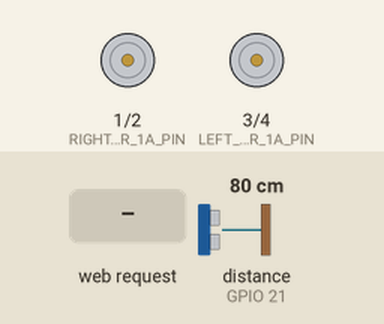
This sketch was run on a simulated ESP32-C3. On the bench: motor-driver pin pairs drawn as motors (green arrow = first pin HIGH = forward, orange = second pin HIGH = backward, longer = more drive). Wiring (inferred from the names in the program): ultrasonic range finder: trigger GPIO 20; echo GPIO 21. The test bench sets the inputs (shaded band); at power-on: distance to the obstacle (sensor on GPIO 21) 80 cm. The echo pulse lasts 58.3 µs per cm; what the sketch prints to the serial monitor is not drawn.

Above: at 1.4 s.
1.5 s: distance to the obstacle (sensor on GPIO 21) set to 6 cm
3.0 s: distance to the obstacle (sensor on GPIO 21) set to 3 cm
At 4.4 s:
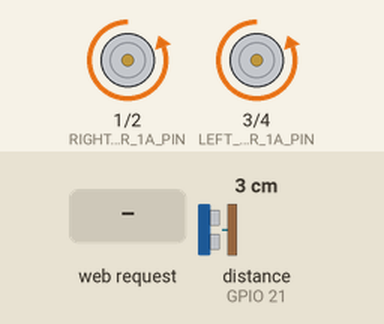
6.0 s: HTTP request GET /cmd?do=F received
At 7.0 s:
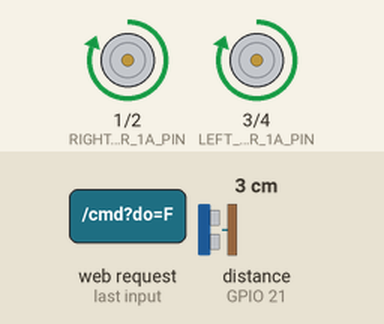
7.5 s: HTTP request GET /cmd?do=L received
At 8.2 s:
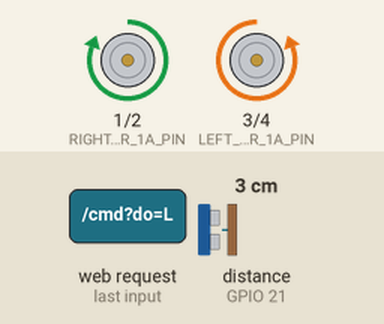
9.1 s: HTTP request GET /cmd?do=B received
At 10.4 s:
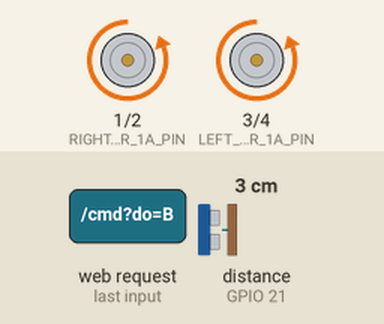
10.7 s: HTTP request GET /cmd?do=R received
At 11.9 s:
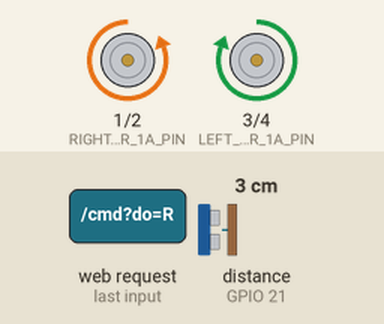
Timing chart, 0 to 13.3 s (numbered marks = the images above; inputs shaded):
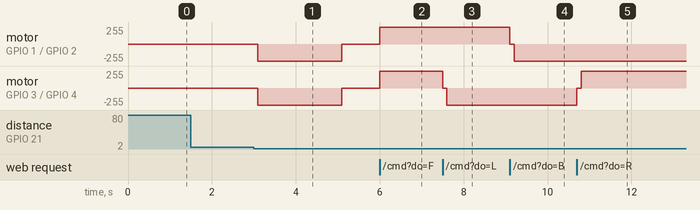

The sketch:

mini-tank-esp32c3.ino
```cpp
#include <WiFi.h>
#include <WebServer.h>
#include <DNSServer.h>
// Wi-Fi AP settings
static const char *AP_SSID = "ESP32C3-Tank";
static const char *AP_PASSWORD = "12345678";
static const IPAddress AP_IP(192, 168, 4, 1);
static const IPAddress AP_GATEWAY(192, 168, 4, 1);
static const IPAddress AP_NETMASK(255, 255, 255, 0);
static const byte DNS_PORT = 53;
// L9110S wiring
static const int RIGHT_MOTOR_1A_PIN = 1;  // GPIO1 -> A-1A
static const int RIGHT_MOTOR_1B_PIN = 2;  // GPIO2 -> A-1B
static const int LEFT_MOTOR_1A_PIN = 3;   // GPIO3  -> B-1A
static const int LEFT_MOTOR_1B_PIN = 4;   // GPIO4  -> B-1B
// HC-SR04 ultrasonic sensor wiring
static const int ULTRASONIC_TRIG_PIN = 20; // GPIO20 -> TRIG
static const int ULTRASONIC_ECHO_PIN = 21; // GPIO21 -> ECHO
// Onboard LED feedback is disabled so it cannot conflict with motor pins.
// Set to a free GPIO if you add a separate feedback LED later.
static const int FEEDBACK_LED_PIN = -1;
static const bool FEEDBACK_LED_ACTIVE_LOW = true;
static const uint8_t LED_ON_LEVEL = FEEDBACK_LED_ACTIVE_LOW ? LOW : HIGH;
static const uint8_t LED_OFF_LEVEL = FEEDBACK_LED_ACTIVE_LOW ? HIGH : LOW;
static const unsigned long LED_BLINK_MS = 60;
static const unsigned long MOTOR_REVERSE_PROTECT_MS = 100;
static const unsigned long ULTRASONIC_READ_INTERVAL_MS = 120;
static const unsigned long ULTRASONIC_ECHO_TIMEOUT_US = 25000;
static const float OBSTACLE_DISTANCE_CM = 5.0;
static const unsigned long AVOIDANCE_REVERSE_MS = 2000;
WebServer server(80);
DNSServer dnsServer;
enum MotorDirection {
  MOTOR_STOP = 0,
  MOTOR_FORWARD,
  MOTOR_REVERSE
};
enum AvoidancePhase {
  AVOIDANCE_IDLE = 0,
  AVOIDANCE_REVERSING
};
struct Motor {
  int pin1A;
  int pin1B;
  MotorDirection direction;
};
Motor rightMotor = {RIGHT_MOTOR_1A_PIN, RIGHT_MOTOR_1B_PIN, MOTOR_STOP};
Motor leftMotor = {LEFT_MOTOR_1A_PIN, LEFT_MOTOR_1B_PIN, MOTOR_STOP};
bool feedbackBlinking = false;
unsigned long feedbackBlinkStartedAt = 0;
bool userControlActive = false;
AvoidancePhase avoidancePhase = AVOIDANCE_IDLE;
bool waitingForObstacleClear = false;
unsigned long lastUltrasonicReadAt = 0;
unsigned long avoidancePhaseStartedAt = 0;
static const char INDEX_HTML[] PROGMEM = R"rawliteral(
<!doctype html>
<html lang="zh-CN">
<head>
  <meta charset="utf-8">
  <meta name="viewport" content="width=device-width, initial-scale=1">
  <title>ESP32-C3 Tank</title>
  <style>
    :root {
      --bg: #f6f7f9;
      --panel: #ffffff;
      --text: #15181d;
      --muted: #667085;
      --border: #d9dee7;
      --primary: #1f6feb;
      --danger: #d92d20;
      --ok: #079455;
    }
    * {
      box-sizing: border-box;
      -webkit-tap-highlight-color: transparent;
      -webkit-touch-callout: none;
    }
    body {
      margin: 0;
      min-height: 100vh;
      display: flex;
      justify-content: center;
      align-items: center;
      padding: 18px;
      color: var(--text);
      background: var(--bg);
      font-family: -apple-system, BlinkMacSystemFont, "Segoe UI", Arial, sans-serif;
    }
    main {
      width: min(440px, 100%);
      padding: 18px;
      border: 1px solid var(--border);
      border-radius: 8px;
      background: var(--panel);
      box-shadow: 0 12px 34px rgba(21, 24, 29, 0.10);
    }
    h1 {
      margin: 0 0 6px;
      font-size: 22px;
      line-height: 1.25;
      letter-spacing: 0;
    }
    .meta {
      margin: 0 0 18px;
      color: var(--muted);
      font-size: 14px;
      line-height: 1.45;
    }
    .pad {
      display: grid;
      grid-template-columns: repeat(3, minmax(0, 1fr));
      gap: 10px;
      user-select: none;
      touch-action: none;
    }
    button {
      min-height: 86px;
      border: 1px solid var(--border);
      border-radius: 8px;
      background: #fff;
      color: var(--text);
      font-size: 18px;
      font-weight: 700;
      cursor: pointer;
      user-select: none;
      -webkit-user-select: none;
      -moz-user-select: none;
      -ms-user-select: none;
      touch-action: none;
      transition: transform 80ms ease, background 80ms ease, border-color 80ms ease;
    }
    button:active,
    button.active {
      transform: translateY(1px);
      border-color: var(--primary);
      background: #eff6ff;
    }
    .stop {
      color: #fff;
      border-color: var(--danger);
      background: var(--danger);
    }
    .stop:active,
    .stop.active {
      background: #b42318;
      border-color: #b42318;
    }
    .actions {
      display: grid;
      grid-template-columns: 1fr 1fr;
      gap: 10px;
      margin-top: 12px;
    }
    .actions button {
      min-height: 54px;
      font-size: 15px;
      font-weight: 700;
    }
    .status {
      min-height: 22px;
      margin-top: 14px;
      color: var(--muted);
      font-size: 14px;
      line-height: 1.45;
    }
    .ok {
      color: var(--ok);
    }
    .err {
      color: var(--danger);
    }
  </style>
</head>
<body>
  <main>
    <h1>ESP32-C3 小坦克控制</h1>
    <p class="meta">Wi-Fi: ESP32C3-Tank / 12345678<br>地址: http://192.168.4.1/</p>
    <section class="pad" aria-label="方向控制">
      <span></span>
      <button id="forward" data-cmd="F">前进</button>
      <span></span>
      <button id="left" data-cmd="L">左转</button>
      <button id="stop" class="stop" data-cmd="S">停止</button>
      <button id="right" data-cmd="R">右转</button>
      <span></span>
      <button id="backward" data-cmd="B">后退</button>
      <span></span>
    </section>
    <section class="actions" aria-label="系统控制">
      <button id="ping">测试连接</button>
      <button id="reboot">重启 ESP32</button>
    </section>
    <div id="status" class="status">Ready</div>
  </main>
  <script>
    const statusEl = document.getElementById('status');
    let heldButton = null;
    function setStatus(text, kind) {
      statusEl.textContent = text;
      statusEl.className = 'status ' + (kind || '');
    }
    async function sendCmd(cmd) {
      try {
        const response = await fetch('/cmd?do=' + encodeURIComponent(cmd), { cache: 'no-store' });
        const text = await response.text();
        setStatus(text, response.ok ? 'ok' : 'err');
        return response.ok;
      } catch (error) {
        setStatus('连接失败: ' + error, 'err');
        return false;
      }
    }
    function releaseHold() {
      if (!heldButton) {
        return;
      }
      heldButton.classList.remove('active');
      heldButton = null;
      sendCmd('S');
    }
    function bindHoldButton(button) {
      button.addEventListener('selectstart', function (event) {
        event.preventDefault();
      });
      button.addEventListener('contextmenu', function (event) {
        event.preventDefault();
      });
      button.addEventListener('pointerdown', function (event) {
        event.preventDefault();
        if (heldButton === button) {
          return;
        }
        releaseHold();
        heldButton = button;
        button.classList.add('active');
        button.setPointerCapture(event.pointerId);
        sendCmd(button.dataset.cmd);
      });
      button.addEventListener('pointerup', function (event) {
        event.preventDefault();
        releaseHold();
      });
      button.addEventListener('pointercancel', releaseHold);
      button.addEventListener('lostpointercapture', releaseHold);
    }
    ['forward', 'backward', 'left', 'right'].forEach(function (id) {
      bindHoldButton(document.getElementById(id));
    });
    document.getElementById('stop').addEventListener('click', function () {
      releaseHold();
      sendCmd('S');
    });
    document.getElementById('ping').addEventListener('click', function () {
      sendCmd('PING');
    });
    document.getElementById('reboot').addEventListener('click', async function () {
      releaseHold();
      await sendCmd('S');
      await sendCmd('REBOOT');
    });
    window.addEventListener('blur', releaseHold);
    document.addEventListener('visibilitychange', function () {
      if (document.hidden) {
        releaseHold();
      }
    });
  </script>
</body>
</html>
)rawliteral";
void triggerFeedbackBlink() {
  if (FEEDBACK_LED_PIN < 0) {
    return;
  }
  digitalWrite(FEEDBACK_LED_PIN, LED_ON_LEVEL);
  feedbackBlinking = true;
  feedbackBlinkStartedAt = millis();
}
void updateFeedbackBlink() {
  if (FEEDBACK_LED_PIN < 0) {
    return;
  }
  if (feedbackBlinking && millis() - feedbackBlinkStartedAt >= LED_BLINK_MS) {
    digitalWrite(FEEDBACK_LED_PIN, LED_OFF_LEVEL);
    feedbackBlinking = false;
  }
}
void writeMotorPins(const Motor &motor, int level1A, int level1B) {
  digitalWrite(motor.pin1A, level1A);
  digitalWrite(motor.pin1B, level1B);
}
void stopMotor(Motor &motor) {
  writeMotorPins(motor, LOW, LOW);
  motor.direction = MOTOR_STOP;
}
bool needsReverseProtection(const Motor &motor, MotorDirection newDirection) {
  return motor.direction != MOTOR_STOP && newDirection != MOTOR_STOP && motor.direction != newDirection;
}
void applyMotorDirection(Motor &motor, MotorDirection newDirection) {
  if (newDirection == MOTOR_STOP) {
    stopMotor(motor);
    return;
  }
  if (newDirection == MOTOR_FORWARD) {
    writeMotorPins(motor, HIGH, LOW);
  } else {
    writeMotorPins(motor, LOW, HIGH);
  }
  motor.direction = newDirection;
}
void stopAllMotors() {
  stopMotor(rightMotor);
  stopMotor(leftMotor);
}
void setTankMotion(MotorDirection rightDirection, MotorDirection leftDirection) {
  bool protectRight = needsReverseProtection(rightMotor, rightDirection);
  bool protectLeft = needsReverseProtection(leftMotor, leftDirection);
  if (protectRight) {
    stopMotor(rightMotor);
  }
  if (protectLeft) {
    stopMotor(leftMotor);
  }
  if (protectRight || protectLeft) {
    delay(MOTOR_REVERSE_PROTECT_MS);
  }
  applyMotorDirection(rightMotor, rightDirection);
  applyMotorDirection(leftMotor, leftDirection);
}
void moveForward() {
  setTankMotion(MOTOR_FORWARD, MOTOR_FORWARD);
}
void moveBackward() {
  setTankMotion(MOTOR_REVERSE, MOTOR_REVERSE);
}
void turnLeft() {
  setTankMotion(MOTOR_FORWARD, MOTOR_REVERSE);
}
void turnRight() {
  setTankMotion(MOTOR_REVERSE, MOTOR_FORWARD);
}
float readUltrasonicDistanceCm() {
  digitalWrite(ULTRASONIC_TRIG_PIN, LOW);
  delayMicroseconds(2);
  digitalWrite(ULTRASONIC_TRIG_PIN, HIGH);
  delayMicroseconds(10);
  digitalWrite(ULTRASONIC_TRIG_PIN, LOW);
  unsigned long echoDurationUs = pulseIn(ULTRASONIC_ECHO_PIN, HIGH, ULTRASONIC_ECHO_TIMEOUT_US);
  if (echoDurationUs == 0) {
    return -1.0;
  }
  return echoDurationUs / 58.0;
}
void startAvoidanceReverse() {
  avoidancePhase = AVOIDANCE_REVERSING;
  avoidancePhaseStartedAt = millis();
  waitingForObstacleClear = true;
  moveBackward();
}
void stopAvoidance() {
  avoidancePhase = AVOIDANCE_IDLE;
  stopAllMotors();
}
void cancelAvoidanceForUserControl() {
  avoidancePhase = AVOIDANCE_IDLE;
  waitingForObstacleClear = false;
}
void updateObstacleAvoidance() {
  if (userControlActive) {
    return;
  }
  unsigned long now = millis();
  if (avoidancePhase == AVOIDANCE_REVERSING) {
    if (now - avoidancePhaseStartedAt >= AVOIDANCE_REVERSE_MS) {
      stopAvoidance();
    }
    return;
  }
  if (now - lastUltrasonicReadAt < ULTRASONIC_READ_INTERVAL_MS) {
    return;
  }
  lastUltrasonicReadAt = now;
  float distanceCm = readUltrasonicDistanceCm();
  if (waitingForObstacleClear) {
    if (distanceCm <= 0 || distanceCm >= OBSTACLE_DISTANCE_CM) {
      waitingForObstacleClear = false;
    }
    return;
  }
  if (distanceCm > 0 && distanceCm < OBSTACLE_DISTANCE_CM) {
    startAvoidanceReverse();
  }
}
void sendIndexPage() {
  server.send_P(200, "text/html; charset=utf-8", INDEX_HTML);
}
void redirectToRoot() {
  server.sendHeader("Location", String("http://") + AP_IP.toString() + "/", true);
  server.send(302, "text/plain; charset=utf-8", "Redirecting to controller");
}
void handleCommand() {
  if (!server.hasArg("do")) {
    server.send(400, "text/plain; charset=utf-8", "Missing command");
    return;
  }
  String command = server.arg("do");
  command.trim();
  command.toUpperCase();
  triggerFeedbackBlink();
  if (command == "F") {
    cancelAvoidanceForUserControl();
    userControlActive = true;
    moveForward();
    server.send(200, "text/plain; charset=utf-8", "OK: 前进");
  } else if (command == "B") {
    cancelAvoidanceForUserControl();
    userControlActive = true;
    moveBackward();
    server.send(200, "text/plain; charset=utf-8", "OK: 后退");
  } else if (command == "L") {
    cancelAvoidanceForUserControl();
    userControlActive = true;
    turnLeft();
    server.send(200, "text/plain; charset=utf-8", "OK: 左转");
  } else if (command == "R") {
    cancelAvoidanceForUserControl();
    userControlActive = true;
    turnRight();
    server.send(200, "text/plain; charset=utf-8", "OK: 右转");
  } else if (command == "S" || command == "STOP") {
    cancelAvoidanceForUserControl();
    userControlActive = false;
    stopAllMotors();
    server.send(200, "text/plain; charset=utf-8", "OK: 停止");
  } else if (command == "PING") {
    server.send(200, "text/plain; charset=utf-8", "PONG");
  } else if (command == "REBOOT") {
    cancelAvoidanceForUserControl();
    userControlActive = false;
    stopAllMotors();
    server.send(200, "text/plain; charset=utf-8", "Rebooting");
    delay(150);
    ESP.restart();
  } else {
    server.send(400, "text/plain; charset=utf-8", "Unknown command");
  }
}
void setupMotorPins() {
  pinMode(RIGHT_MOTOR_1A_PIN, OUTPUT);
  pinMode(RIGHT_MOTOR_1B_PIN, OUTPUT);
  pinMode(LEFT_MOTOR_1A_PIN, OUTPUT);
  pinMode(LEFT_MOTOR_1B_PIN, OUTPUT);
  stopAllMotors();
}
void setupFeedbackLed() {
  if (FEEDBACK_LED_PIN < 0) {
    return;
  }
  digitalWrite(FEEDBACK_LED_PIN, LED_OFF_LEVEL);
  pinMode(FEEDBACK_LED_PIN, OUTPUT);
  digitalWrite(FEEDBACK_LED_PIN, LED_OFF_LEVEL);
}
void setupUltrasonicSensor() {
  pinMode(ULTRASONIC_TRIG_PIN, OUTPUT);
  pinMode(ULTRASONIC_ECHO_PIN, INPUT);
  digitalWrite(ULTRASONIC_TRIG_PIN, LOW);
}
void setupWiFiAp() {
  WiFi.mode(WIFI_AP);
  WiFi.setSleep(false);
  WiFi.softAPConfig(AP_IP, AP_GATEWAY, AP_NETMASK);
  WiFi.softAP(AP_SSID, AP_PASSWORD);
  Serial.println();
  Serial.println("ESP32-C3 Tank AP started");
  Serial.print("SSID: ");
  Serial.println(AP_SSID);
  Serial.print("Password: ");
  Serial.println(AP_PASSWORD);
  Serial.print("IP: ");
  Serial.println(WiFi.softAPIP());
}
void setupDnsServer() {
  dnsServer.start(DNS_PORT, "*", AP_IP);
}
void setupHttpRoutes() {
  server.on("/", HTTP_GET, sendIndexPage);
  server.on("/cmd", HTTP_GET, handleCommand);
  server.on("/generate_204", HTTP_GET, sendIndexPage);
  server.on("/gen_204", HTTP_GET, sendIndexPage);
  server.on("/hotspot-detect.html", HTTP_GET, sendIndexPage);
  server.on("/fwlink", HTTP_GET, sendIndexPage);
  server.onNotFound(redirectToRoot);
  server.begin();
}
void setup() {
  Serial.begin(115200);
  delay(200);
  setupMotorPins();
  setupFeedbackLed();
  setupUltrasonicSensor();
  setupWiFiAp();
  setupDnsServer();
  setupHttpRoutes();
  Serial.println("Open http://192.168.4.1/ after connecting to the AP.");
}
void loop() {
  server.handleClient();
  dnsServer.processNextRequest();
  updateFeedbackBlink();
  updateObstacleAvoidance();
}
```

Measured:
- the behaviour switches between 5 and 4 cm on distance to the obstacle (sensor on GPIO 21) (found by bisection; images 0 and 1)
- after the input at 1.5 s, every drawn part: stays the same
- after the input at 3.0 s, motor on GPIO 1 (RIGHT_MOTOR_1A_PIN) / GPIO 2 (RIGHT_MOTOR_1B_PIN), motor on GPIO 3 (LEFT_MOTOR_1A_PIN) / GPIO 4 (LEFT_MOTOR_1B_PIN): stopped → backward 255/255 after 0.09 s, → stopped 2.0 s later
- after the input at 6.0 s, motor on GPIO 1 (RIGHT_MOTOR_1A_PIN) / GPIO 2 (RIGHT_MOTOR_1B_PIN), motor on GPIO 3 (LEFT_MOTOR_1A_PIN) / GPIO 4 (LEFT_MOTOR_1B_PIN): stopped → forward 255/255 at once
- after the input at 7.5 s, motor on GPIO 3 (LEFT_MOTOR_1A_PIN) / GPIO 4 (LEFT_MOTOR_1B_PIN): forward 255/255 → stopped at once, → backward 255/255 0.10 s later
- after the input at 9.1 s, motor on GPIO 1 (RIGHT_MOTOR_1A_PIN) / GPIO 2 (RIGHT_MOTOR_1B_PIN): forward 255/255 → stopped at once, → backward 255/255 0.10 s later
- after the input at 10.7 s, motor on GPIO 3 (LEFT_MOTOR_1A_PIN) / GPIO 4 (LEFT_MOTOR_1B_PIN): backward 255/255 → stopped at once, → forward 255/255 0.10 s later
